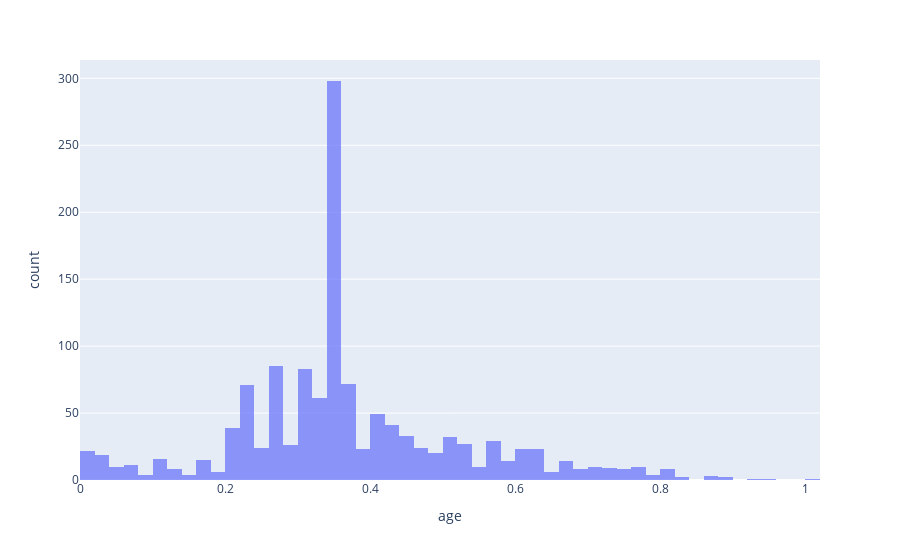

Notebook cell for this chart:
### Code cell
#Let's plot the age column to see 
import plotly.express as px

hist = px.histogram(data,x = "age", opacity = 0.7)
hist

### Figure 1 — Plotly figure (JSON) as saved in the notebook; plotly's stock layout.template omitted (floating-point values rounded to 4 significant figures; data arrays with more than 128 entries replaced by an {"elided": "..."} marker saying what was removed)
{"data": [{"alignmentgroup": "True", "bingroup": "x", "hovertemplate": "age=%{x}<br>count=%{y}<extra></extra>", "legendgroup": "", "marker": {"color": "#636efa", "opacity": 0.7}, "name": "", "offsetgroup": "", "orientation": "v", "showlegend": false, "type": "histogram", "x": {"elided": "1309 float values"}, "xaxis": "x", "yaxis": "y"}], "layout": {"barmode": "relative", "legend": {"tracegroupgap": 0}, "margin": {"t": 60}, "xaxis": {"anchor": "y", "domain": [0, 1], "title": {"text": "age"}}, "yaxis": {"anchor": "x", "domain": [0, 1], "title": {"text": "count"}}}}
